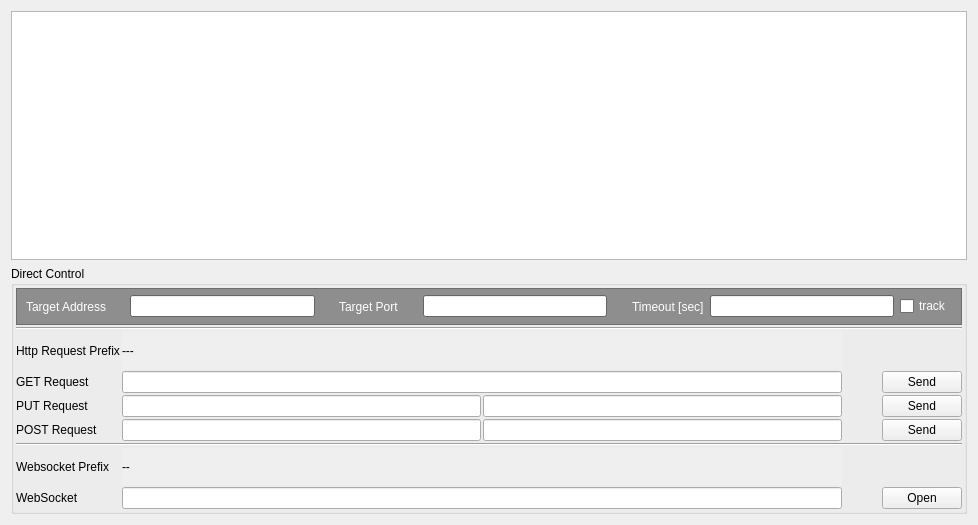
<?xml version="1.0" encoding="UTF-8"?>
<ui version="4.0">
 <class>directWebControlWidget</class>
 <widget class="QWidget" name="directWebControlWidget">
  <property name="geometry">
   <rect>
    <x>0</x>
    <y>0</y>
    <width>978</width>
    <height>525</height>
   </rect>
  </property>
  <property name="windowTitle">
   <string>Form</string>
  </property>
  <layout class="QGridLayout" name="gridLayout_2">
   <item row="1" column="0">
    <widget class="QGroupBox" name="groupBox">
     <property name="title">
      <string>Direct Control</string>
     </property>
     <layout class="QGridLayout" name="gridLayout" rowstretch="1,1,1,1,1,1,1,1,1" columnstretch="1,10,10,1,1">
      <property name="leftMargin">
       <number>2</number>
      </property>
      <property name="topMargin">
       <number>2</number>
      </property>
      <property name="rightMargin">
       <number>2</number>
      </property>
      <property name="bottomMargin">
       <number>2</number>
      </property>
      <property name="spacing">
       <number>2</number>
      </property>
      <item row="5" column="0">
       <widget class="QLabel" name="label_3">
        <property name="text">
         <string>POST Request</string>
        </property>
       </widget>
      </item>
      <item row="3" column="4">
       <widget class="QPushButton" name="pushButton_get">
        <property name="text">
         <string>Send</string>
        </property>
       </widget>
      </item>
      <item row="1" column="0" colspan="5">
       <widget class="Line" name="line">
        <property name="orientation">
         <enum>Qt::Horizontal</enum>
        </property>
       </widget>
      </item>
      <item row="5" column="2">
       <widget class="QLineEdit" name="lineEdit_postc"/>
      </item>
      <item row="4" column="4">
       <widget class="QPushButton" name="pushButton_put">
        <property name="text">
         <string>Send</string>
        </property>
       </widget>
      </item>
      <item row="3" column="3">
       <spacer name="horizontalSpacer_2">
        <property name="orientation">
         <enum>Qt::Horizontal</enum>
        </property>
        <property name="sizeHint" stdset="0">
         <size>
          <width>40</width>
          <height>20</height>
         </size>
        </property>
       </spacer>
      </item>
      <item row="5" column="1">
       <widget class="QLineEdit" name="lineEdit_post"/>
      </item>
      <item row="4" column="1">
       <widget class="QLineEdit" name="lineEdit_put"/>
      </item>
      <item row="8" column="1" colspan="2">
       <widget class="QLineEdit" name="lineEdit_websocket"/>
      </item>
      <item row="4" column="2">
       <widget class="QLineEdit" name="lineEdit_putc"/>
      </item>
      <item row="4" column="0">
       <widget class="QLabel" name="label_2">
        <property name="text">
         <string>PUT Request</string>
        </property>
       </widget>
      </item>
      <item row="5" column="4">
       <widget class="QPushButton" name="pushButton_post">
        <property name="text">
         <string>Send</string>
        </property>
       </widget>
      </item>
      <item row="3" column="1" colspan="2">
       <widget class="QLineEdit" name="lineEdit_get"/>
      </item>
      <item row="8" column="0">
       <widget class="QLabel" name="label_5">
        <property name="text">
         <string>WebSocket</string>
        </property>
       </widget>
      </item>
      <item row="3" column="0">
       <widget class="QLabel" name="label">
        <property name="text">
         <string>GET Request</string>
        </property>
       </widget>
      </item>
      <item row="8" column="4">
       <widget class="QPushButton" name="pushButton_ws">
        <property name="text">
         <string>Open</string>
        </property>
       </widget>
      </item>
      <item row="2" column="0">
       <widget class="QLabel" name="label_7">
        <property name="text">
         <string>Http Request Prefix</string>
        </property>
       </widget>
      </item>
      <item row="6" column="0" colspan="5">
       <widget class="Line" name="line_2">
        <property name="orientation">
         <enum>Qt::Horizontal</enum>
        </property>
       </widget>
      </item>
      <item row="7" column="0">
       <widget class="QLabel" name="label_9">
        <property name="text">
         <string>Websocket Prefix</string>
        </property>
       </widget>
      </item>
      <item row="2" column="1" colspan="2">
       <widget class="QLabel" name="label_httpprefix">
        <property name="autoFillBackground">
         <bool>true</bool>
        </property>
        <property name="text">
         <string>---</string>
        </property>
       </widget>
      </item>
      <item row="7" column="1" colspan="2">
       <widget class="QLabel" name="label_websocketprefix">
        <property name="autoFillBackground">
         <bool>true</bool>
        </property>
        <property name="text">
         <string>--</string>
        </property>
       </widget>
      </item>
      <item row="0" column="0" colspan="5">
       <widget class="QFrame" name="frame">
        <property name="minimumSize">
         <size>
          <width>0</width>
          <height>0</height>
         </size>
        </property>
        <property name="palette">
         <palette>
          <active>
           <colorrole role="WindowText">
            <brush brushstyle="SolidPattern">
             <color alpha="255">
              <red>255</red>
              <green>255</green>
              <blue>255</blue>
             </color>
            </brush>
           </colorrole>
           <colorrole role="Base">
            <brush brushstyle="SolidPattern">
             <color alpha="255">
              <red>255</red>
              <green>255</green>
              <blue>255</blue>
             </color>
            </brush>
           </colorrole>
           <colorrole role="Window">
            <brush brushstyle="SolidPattern">
             <color alpha="255">
              <red>142</red>
              <green>142</green>
              <blue>142</blue>
             </color>
            </brush>
           </colorrole>
          </active>
          <inactive>
           <colorrole role="WindowText">
            <brush brushstyle="SolidPattern">
             <color alpha="255">
              <red>255</red>
              <green>255</green>
              <blue>255</blue>
             </color>
            </brush>
           </colorrole>
           <colorrole role="Base">
            <brush brushstyle="SolidPattern">
             <color alpha="255">
              <red>255</red>
              <green>255</green>
              <blue>255</blue>
             </color>
            </brush>
           </colorrole>
           <colorrole role="Window">
            <brush brushstyle="SolidPattern">
             <color alpha="255">
              <red>142</red>
              <green>142</green>
              <blue>142</blue>
             </color>
            </brush>
           </colorrole>
          </inactive>
          <disabled>
           <colorrole role="WindowText">
            <brush brushstyle="SolidPattern">
             <color alpha="255">
              <red>120</red>
              <green>120</green>
              <blue>120</blue>
             </color>
            </brush>
           </colorrole>
           <colorrole role="Base">
            <brush brushstyle="SolidPattern">
             <color alpha="255">
              <red>142</red>
              <green>142</green>
              <blue>142</blue>
             </color>
            </brush>
           </colorrole>
           <colorrole role="Window">
            <brush brushstyle="SolidPattern">
             <color alpha="255">
              <red>142</red>
              <green>142</green>
              <blue>142</blue>
             </color>
            </brush>
           </colorrole>
          </disabled>
         </palette>
        </property>
        <property name="autoFillBackground">
         <bool>true</bool>
        </property>
        <property name="frameShape">
         <enum>QFrame::StyledPanel</enum>
        </property>
        <property name="frameShadow">
         <enum>QFrame::Raised</enum>
        </property>
        <layout class="QHBoxLayout" name="horizontalLayout" stretch="1,1,10,1,1,1,10,1,1,10,0">
         <property name="leftMargin">
          <number>9</number>
         </property>
         <property name="topMargin">
          <number>4</number>
         </property>
         <property name="rightMargin">
          <number>9</number>
         </property>
         <property name="bottomMargin">
          <number>4</number>
         </property>
         <item>
          <widget class="QLabel" name="label_4">
           <property name="text">
            <string>Target Address</string>
           </property>
          </widget>
         </item>
         <item>
          <spacer name="horizontalSpacer">
           <property name="orientation">
            <enum>Qt::Horizontal</enum>
           </property>
           <property name="sizeHint" stdset="0">
            <size>
             <width>40</width>
             <height>20</height>
            </size>
           </property>
          </spacer>
         </item>
         <item>
          <widget class="QLineEdit" name="lineEdit_target"/>
         </item>
         <item>
          <spacer name="horizontalSpacer_3">
           <property name="orientation">
            <enum>Qt::Horizontal</enum>
           </property>
           <property name="sizeHint" stdset="0">
            <size>
             <width>40</width>
             <height>20</height>
            </size>
           </property>
          </spacer>
         </item>
         <item>
          <widget class="QLabel" name="label_6">
           <property name="text">
            <string>Target Port</string>
           </property>
          </widget>
         </item>
         <item>
          <spacer name="horizontalSpacer_4">
           <property name="orientation">
            <enum>Qt::Horizontal</enum>
           </property>
           <property name="sizeHint" stdset="0">
            <size>
             <width>40</width>
             <height>20</height>
            </size>
           </property>
          </spacer>
         </item>
         <item>
          <widget class="QLineEdit" name="lineEdit_port"/>
         </item>
         <item>
          <spacer name="horizontalSpacer_5">
           <property name="orientation">
            <enum>Qt::Horizontal</enum>
           </property>
           <property name="sizeHint" stdset="0">
            <size>
             <width>40</width>
             <height>20</height>
            </size>
           </property>
          </spacer>
         </item>
         <item>
          <widget class="QLabel" name="label_8">
           <property name="text">
            <string>Timeout [sec]</string>
           </property>
          </widget>
         </item>
         <item>
          <widget class="QLineEdit" name="lineEdit_tout_sec"/>
         </item>
         <item>
          <widget class="QCheckBox" name="checkBox_track">
           <property name="text">
            <string>track</string>
           </property>
          </widget>
         </item>
        </layout>
       </widget>
      </item>
     </layout>
    </widget>
   </item>
   <item row="0" column="0">
    <widget class="QListWidget" name="listWidget_print">
     <property name="minimumSize">
      <size>
       <width>0</width>
       <height>200</height>
      </size>
     </property>
    </widget>
   </item>
  </layout>
 </widget>
 <resources/>
 <connections>
  <connection>
   <sender>pushButton_get</sender>
   <signal>clicked()</signal>
   <receiver>directWebControlWidget</receiver>
   <slot>trigger_get()</slot>
   <hints>
    <hint type="sourcelabel">
     <x>1611</x>
     <y>893</y>
    </hint>
    <hint type="destinationlabel">
     <x>1261</x>
     <y>752</y>
    </hint>
   </hints>
  </connection>
  <connection>
   <sender>pushButton_put</sender>
   <signal>clicked()</signal>
   <receiver>directWebControlWidget</receiver>
   <slot>trigger_put()</slot>
   <hints>
    <hint type="sourcelabel">
     <x>1611</x>
     <y>929</y>
    </hint>
    <hint type="destinationlabel">
     <x>1264</x>
     <y>822</y>
    </hint>
   </hints>
  </connection>
  <connection>
   <sender>pushButton_post</sender>
   <signal>clicked()</signal>
   <receiver>directWebControlWidget</receiver>
   <slot>trigger_post()</slot>
   <hints>
    <hint type="sourcelabel">
     <x>1611</x>
     <y>965</y>
    </hint>
    <hint type="destinationlabel">
     <x>1262</x>
     <y>868</y>
    </hint>
   </hints>
  </connection>
  <connection>
   <sender>lineEdit_target</sender>
   <signal>editingFinished()</signal>
   <receiver>directWebControlWidget</receiver>
   <slot>set_address()</slot>
   <hints>
    <hint type="sourcelabel">
     <x>625</x>
     <y>676</y>
    </hint>
    <hint type="destinationlabel">
     <x>1263</x>
     <y>667</y>
    </hint>
   </hints>
  </connection>
  <connection>
   <sender>pushButton_ws</sender>
   <signal>clicked()</signal>
   <receiver>directWebControlWidget</receiver>
   <slot>trigger_openws()</slot>
   <hints>
    <hint type="sourcelabel">
     <x>1611</x>
     <y>1133</y>
    </hint>
    <hint type="destinationlabel">
     <x>1264</x>
     <y>907</y>
    </hint>
   </hints>
  </connection>
  <connection>
   <sender>lineEdit_port</sender>
   <signal>editingFinished()</signal>
   <receiver>directWebControlWidget</receiver>
   <slot>set_port()</slot>
   <hints>
    <hint type="sourcelabel">
     <x>1253</x>
     <y>676</y>
    </hint>
    <hint type="destinationlabel">
     <x>1266</x>
     <y>599</y>
    </hint>
   </hints>
  </connection>
  <connection>
   <sender>lineEdit_get</sender>
   <signal>editingFinished()</signal>
   <receiver>directWebControlWidget</receiver>
   <slot>edit_get_request()</slot>
   <hints>
    <hint type="sourcelabel">
     <x>639</x>
     <y>888</y>
    </hint>
    <hint type="destinationlabel">
     <x>0</x>
     <y>726</y>
    </hint>
   </hints>
  </connection>
  <connection>
   <sender>lineEdit_put</sender>
   <signal>editingFinished()</signal>
   <receiver>directWebControlWidget</receiver>
   <slot>edit_put_request()</slot>
   <hints>
    <hint type="sourcelabel">
     <x>643</x>
     <y>924</y>
    </hint>
    <hint type="destinationlabel">
     <x>0</x>
     <y>792</y>
    </hint>
   </hints>
  </connection>
  <connection>
   <sender>lineEdit_post</sender>
   <signal>editingFinished()</signal>
   <receiver>directWebControlWidget</receiver>
   <slot>edit_post_request()</slot>
   <hints>
    <hint type="sourcelabel">
     <x>598</x>
     <y>960</y>
    </hint>
    <hint type="destinationlabel">
     <x>0</x>
     <y>839</y>
    </hint>
   </hints>
  </connection>
  <connection>
   <sender>lineEdit_websocket</sender>
   <signal>editingFinished()</signal>
   <receiver>directWebControlWidget</receiver>
   <slot>edit_wsocket_request()</slot>
   <hints>
    <hint type="sourcelabel">
     <x>648</x>
     <y>1128</y>
    </hint>
    <hint type="destinationlabel">
     <x>0</x>
     <y>904</y>
    </hint>
   </hints>
  </connection>
  <connection>
   <sender>lineEdit_putc</sender>
   <signal>editingFinished()</signal>
   <receiver>directWebControlWidget</receiver>
   <slot>edit_put_content()</slot>
   <hints>
    <hint type="sourcelabel">
     <x>1431</x>
     <y>924</y>
    </hint>
    <hint type="destinationlabel">
     <x>1262</x>
     <y>576</y>
    </hint>
   </hints>
  </connection>
  <connection>
   <sender>lineEdit_postc</sender>
   <signal>editingFinished()</signal>
   <receiver>directWebControlWidget</receiver>
   <slot>edit_post_content()</slot>
   <hints>
    <hint type="sourcelabel">
     <x>1431</x>
     <y>960</y>
    </hint>
    <hint type="destinationlabel">
     <x>1264</x>
     <y>636</y>
    </hint>
   </hints>
  </connection>
  <connection>
   <sender>lineEdit_get</sender>
   <signal>returnPressed()</signal>
   <receiver>directWebControlWidget</receiver>
   <slot>trigger_get()</slot>
   <hints>
    <hint type="sourcelabel">
     <x>771</x>
     <y>888</y>
    </hint>
    <hint type="destinationlabel">
     <x>0</x>
     <y>950</y>
    </hint>
   </hints>
  </connection>
  <connection>
   <sender>lineEdit_put</sender>
   <signal>returnPressed()</signal>
   <receiver>directWebControlWidget</receiver>
   <slot>trigger_put()</slot>
   <hints>
    <hint type="sourcelabel">
     <x>791</x>
     <y>924</y>
    </hint>
    <hint type="destinationlabel">
     <x>0</x>
     <y>770</y>
    </hint>
   </hints>
  </connection>
  <connection>
   <sender>lineEdit_post</sender>
   <signal>returnPressed()</signal>
   <receiver>directWebControlWidget</receiver>
   <slot>trigger_post()</slot>
   <hints>
    <hint type="sourcelabel">
     <x>791</x>
     <y>960</y>
    </hint>
    <hint type="destinationlabel">
     <x>1</x>
     <y>999</y>
    </hint>
   </hints>
  </connection>
  <connection>
   <sender>lineEdit_websocket</sender>
   <signal>returnPressed()</signal>
   <receiver>directWebControlWidget</receiver>
   <slot>trigger_openws()</slot>
   <hints>
    <hint type="sourcelabel">
     <x>603</x>
     <y>1128</y>
    </hint>
    <hint type="destinationlabel">
     <x>0</x>
     <y>887</y>
    </hint>
   </hints>
  </connection>
  <connection>
   <sender>lineEdit_putc</sender>
   <signal>returnPressed()</signal>
   <receiver>directWebControlWidget</receiver>
   <slot>trigger_put()</slot>
   <hints>
    <hint type="sourcelabel">
     <x>1431</x>
     <y>924</y>
    </hint>
    <hint type="destinationlabel">
     <x>1914</x>
     <y>380</y>
    </hint>
   </hints>
  </connection>
  <connection>
   <sender>lineEdit_postc</sender>
   <signal>editingFinished()</signal>
   <receiver>directWebControlWidget</receiver>
   <slot>trigger_post()</slot>
   <hints>
    <hint type="sourcelabel">
     <x>1431</x>
     <y>960</y>
    </hint>
    <hint type="destinationlabel">
     <x>1915</x>
     <y>770</y>
    </hint>
   </hints>
  </connection>
  <connection>
   <sender>lineEdit_tout_sec</sender>
   <signal>editingFinished()</signal>
   <receiver>directWebControlWidget</receiver>
   <slot>set_timeout_sec()</slot>
   <hints>
    <hint type="sourcelabel">
     <x>1546</x>
     <y>662</y>
    </hint>
    <hint type="destinationlabel">
     <x>1629</x>
     <y>596</y>
    </hint>
   </hints>
  </connection>
 </connections>
 <slots>
  <slot>save()</slot>
  <slot>open_preferences()</slot>
  <slot>save_as()</slot>
  <slot>open()</slot>
  <slot>trigger_get()</slot>
  <slot>trigger_put()</slot>
  <slot>trigger_post()</slot>
  <slot>set_address()</slot>
  <slot>trigger_openws()</slot>
  <slot>set_port()</slot>
  <slot>edit_get_request()</slot>
  <slot>edit_put_request()</slot>
  <slot>edit_wsocket_request()</slot>
  <slot>edit_put_content()</slot>
  <slot>edit_post_content()</slot>
  <slot>edit_post_request()</slot>
  <slot>set_timeout_sec()</slot>
 </slots>
</ui>
